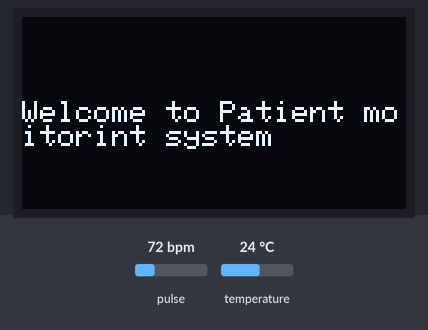
Simulated run of this sketch. Board: ESP8266 (NodeMCU). Parts: 128×64 one-colour display. The test bench sets the inputs (shaded band); at power-on: temperature 24 °C, pulse 72 bpm. WiFi joins after 1.5 s; servers stay silent unless stated; random numbers use the default seed unless the sketch sets one; what the sketch prints to the serial monitor is not drawn.

Above: at 1.9 s.
At 5.2 s:
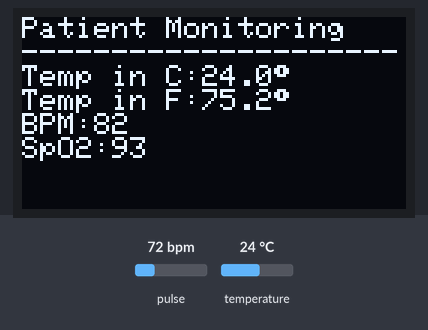
5.3 s: temperature set to 12 °C
At 6.1 s:
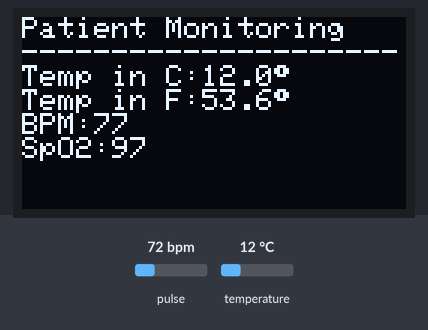
7.9 s: temperature set to 19 °C
At 8.6 s:
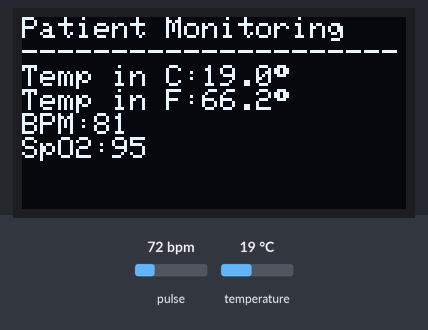
9.5 s: temperature set to 28 °C
At 10.4 s:
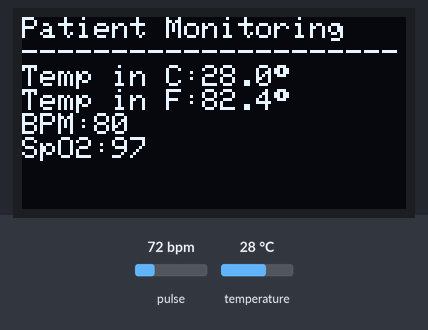
Timing chart, 0 to 12.5 s (numbered marks = the images above; inputs shaded):
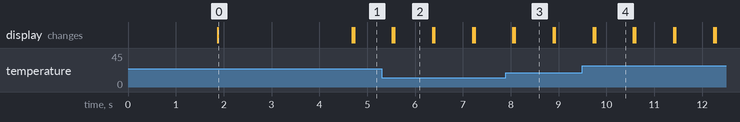

The sketch:

Complete_final_Project_Code.ino
```cpp
// Template ID, Device Name and Auth Token are provided by the Blynk.Cloud
// See the Device Info tab, or Template settings
#define BLYNK_TEMPLATE_ID           "TMPLJgz-biHO"
#define BLYNK_DEVICE_NAME           "PulseOximeter"
#define BLYNK_AUTH_TOKEN            "tpyGHbIJNV0aWtGt_yseM1YeLE1c7v8Q"


// Comment this out to disable prints and save space
#define BLYNK_PRINT Serial

//For communicating with blynk
#include <ESP8266WiFi.h>
#include <BlynkSimpleEsp8266.h>

//It will help to read and process data from temperature sensor
#include <OneWire.h>
#include <DallasTemperature.h>


#include <Wire.h>
#include "MAX30105.h"
#include "heartRate.h"

#include <SPI.h>
#include <Adafruit_GFX.h>
#include <Adafruit_SSD1306.h>

#define SCREEN_WIDTH 128 // OLED display width, in pixels
#define SCREEN_HEIGHT 64 // OLED display height, in pixels

#define OLED_RESET     -1 // Reset pin # (or -1 if sharing Arduino reset pin)
#define SCREEN_ADDRESS 0x3C ///< See datasheet for Address; 0x3D for 128x64, 0x3C for 128x32
Adafruit_SSD1306 display(SCREEN_WIDTH, SCREEN_HEIGHT, &Wire, OLED_RESET);


//Connect esp8266 to the wifi
char auth[] = BLYNK_AUTH_TOKEN;
// Your WiFi credentials.
// Set password to "" for open networks.
char ssid[] = "Toha";// AbuTaherMobile , Toha, KUET, milon
char pass[] = "1719001sifat";//12345678 , 1719001sifat, 3vq20bcc, 12345678


 //set up GIPIO4(D2) PIN to read temperature sensor
// GPIO where the DS18B20 is connected to
const int oneWireBus = 0;
// Setup a oneWire instance to communicate with any OneWire devices
OneWire oneWire(oneWireBus);
// Pass our oneWire reference to Dallas Temperature sensor
DallasTemperature sensors(&oneWire);
MAX30105 particleSensor;

const byte RATE_SIZE = 4; //Increase this for more averaging. 4 is good.
byte rates[RATE_SIZE]; //Array of heart rates
byte rateSpot = 0;
unsigned long lastBeat = 0; //Time at which the last beat occurred

float beatsPerMinute;
int beatAvg;

int bpm;
int spo2;

int calculateBpm(){
  return random(77,89);}
int calculateSpo2(){
  return random(91,99);}


void setup()
{
  // Debug console
  Serial.begin(115200);
  Serial.println("Initializing...");

 //Build connection with blynk server
  Blynk.begin(auth, ssid, pass);

  // Start the DS18B20 sensor
  sensors.begin();

   //initialize with the I2C addr 0x3C
  display.begin(SSD1306_SWITCHCAPVCC, 0x3C);

  // Initialize max30102 sensor
if (!particleSensor.begin(Wire, I2C_SPEED_FAST)) //Use default I2C port, 400kHz speed
{
Serial.println("MAX30105 was not found. Please check wiring/power. ");
while (1);
}
Serial.println("Place your index finger on the sensor with steady pressure.");

particleSensor.setup(); //Configure sensor with default settings
particleSensor.setPulseAmplitudeRed(0x0A); //Turn Red LED to low to indicate sensor is running
particleSensor.setPulseAmplitudeGreen(0); //Turn off Green LED


  // Clear the buffer.
  display.clearDisplay();
  // Display Text
  display.setTextSize(1);
  display.setTextColor(WHITE);
  display.setCursor(0,28);
  display.print("Welcome to Patient moitorint system ");
  display.display();
  delay(2000);
  display.clearDisplay();


Blynk.setProperty(V1, "color", "#D3435C");

}


void loop()
{

   Blynk.run();

  long irValue = particleSensor.getIR();

if (checkForBeat(irValue) == true)
{
//We sensed a beat!
//delay(100);
long delta =  millis() - lastBeat; //millis()
lastBeat = millis();//millis()

beatsPerMinute = 60 / (delta / 1000.0);

if (beatsPerMinute < 255 && beatsPerMinute > 20)
{
rates[rateSpot++] = (byte)beatsPerMinute; //Store this reading in the array
rateSpot %= RATE_SIZE; //Wrap variable

//Take average of readings
beatAvg = 0;
for (byte x = 0 ; x < RATE_SIZE ; x++)
beatAvg += rates[x];
beatAvg /= RATE_SIZE;
}
}

Serial.print("IR=");
Serial.print(irValue);
//Serial.print(", BPM=");
//Serial.print(beatsPerMinute);//beatsPerMinute
 //beatAvg

if (irValue > 50000)
{
Serial.print(", Avg BPM=");
Serial.print(calculateBpm());
Serial.print(", SpO2=");
Serial.print(random(94, 98));
bpm = calculateBpm();
spo2 = calculateSpo2();

}
else{
  bpm = 00;
  spo2 = 00;
  Serial.print(" No finger?");
  }


  sensors.requestTemperatures();
  float temperatureC = sensors.getTempCByIndex(0);
  float temperatureF = sensors.getTempFByIndex(0);
  Serial.print(temperatureC);
  Serial.print("ºC ,");
  Serial.print(temperatureF);
  Serial.print("ºF ,");

  Serial.println();


  Blynk.virtualWrite(V0, bpm);
  Blynk.virtualWrite(V1, spo2);
  Blynk.virtualWrite(V2, temperatureC);
  Blynk.virtualWrite(V3, temperatureF);

  displayData(temperatureC, temperatureF, bpm, spo2);

}


void displayData(float tempC, float tempF, int bpm, int spo2) {
  display.clearDisplay();
  display.display();

  display.setTextSize(1);
  display.setTextColor(SSD1306_WHITE);

  display.setCursor(0,0);
  display.println("Patient Monitoring");
  display.println("---------------------");

  display.print("Temp in C:");
  display.print(tempC,1);
  display.print((char)247);

  display.println();

  display.print("Temp in F:");
  display.print(tempF,1);
  display.print((char)247);

  display.println();

  display.print("BPM:");
  display.print(bpm);

  display.println();

  display.print("SpO2:");
  display.print(spo2);

display.display();

}
```

Measured:
- what the display in image 0 shows lasts 2.8 s, from 1.9 s to 4.7 s
- what the display in image 2 shows lasts 0.8 s, from 5.6 s to 6.4 s
